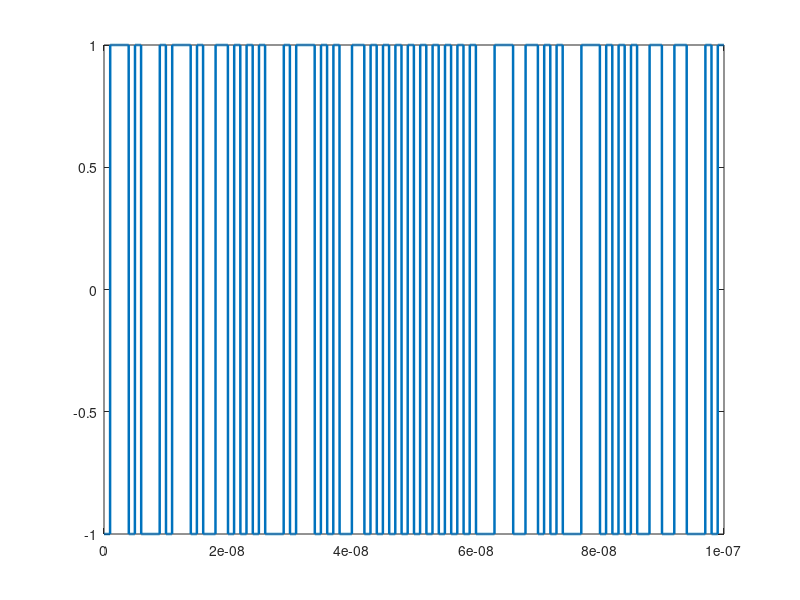

This chart was generated by the following MATLAB code: (Note: this script raises an error after producing the figure.)
% CMI
clear;
clc;

N_bits = 50;
bit = randi([0 1], 1, N_bits);
nums_disp = 10;
text = num2str(bit(1:nums_disp));
R = 500*1e6;
T = 1/R;
Ns = 100;
fs = Ns*R;
Ts = 1/fs;
t = 0:Ts:N_bits*T-Ts;

% bit 1 thi dao bit
idx = find(bit == 1);
sgn = ones(1, length(idx));
sgn(2:2:end) = -1;
bit(idx) = sgn;
bit1 = repelem(bit, Ns);

% bit 0 thi nua dau -V, nua sau +V
idx1 = find(bit == 0);
bit2 = zeros(1, N_bits);
sgn1 = ones(1, length(idx1));
bit2(idx1) = sgn1;
bit3 = repelem(bit2, Ns);

base_pulse = [-1*ones(1, Ns/2), ones(1, Ns/2)];
x_polar = repmat(base_pulse, 1, N_bits);
y = bit3 .* x_polar;

y_cmi = bit1 + y;

figure;
plot(t, y_cmi, 'LineWidth', 1.8);
title('Mã hóa đường CMI có chuỗi bit là ', text);
ylabel('Biên độ điện áp V');
grid on;
axis([0 nums_disp*T -2 2]);
